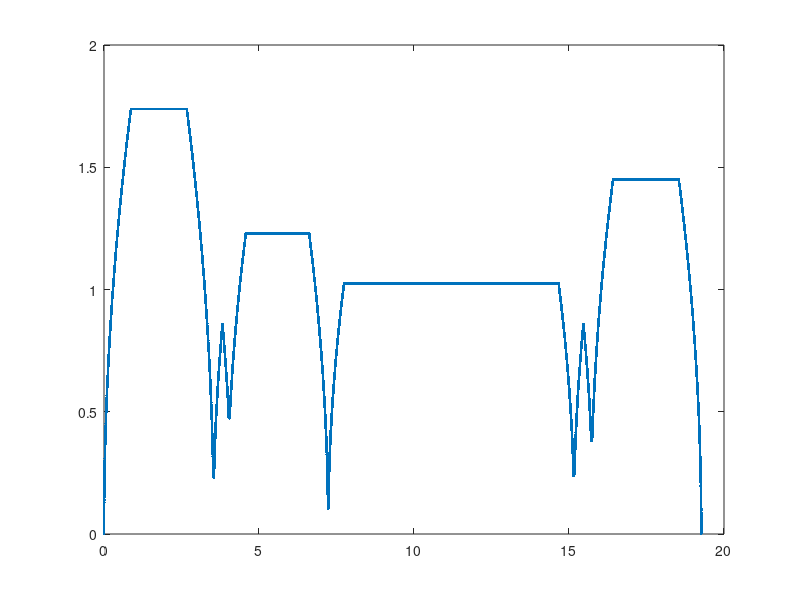

Here is the MATLAB script that generated this plot:
trajectory = importdata('trajectory.txt');
maxVelocity = importdata('maxVelocity.txt');
%plot(maxVelocity(:,1),maxVelocity(:,2), maxVelocity(:,1),maxVelocity(:,3), trajectory(:,1), trajectory(:,2), '.')
plot(trajectory(:,1), trajectory(:,2), '.')